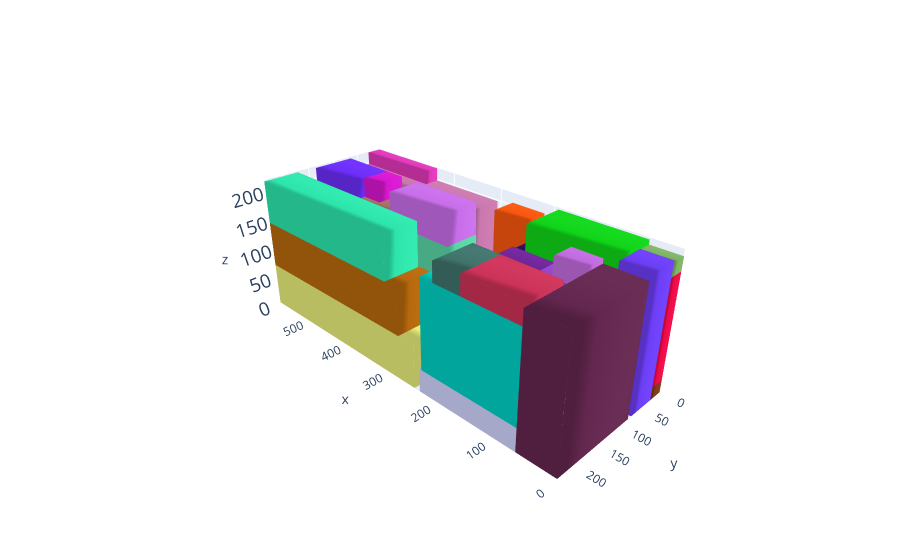

Here is the notebook cell this chart was saved with:
### Markdown cell above
# Plot the solution

### Code cell
box_dims = []
for aabb in cont.aabbs:
  box_dims.append([aabb.xmin,aabb.ymin,aabb.zmin,aabb.xmax,aabb.ymax,aabb.zmax])

bxplot.plot_container([L,W,H], box_dims)

### Figure 1 — Plotly figure (JSON) as saved in the notebook; plotly's stock layout.template omitted (floating-point values rounded to 4 significant figures)
{"data": [{"color": "rgb(127.55055434771589,57.02078148934138,23.772431469480683)", "i": [7, 0, 0, 0, 4, 4, 2, 6, 4, 0, 3, 7], "j": [3, 4, 1, 2, 5, 6, 5, 5, 0, 1, 2, 2], "k": [0, 7, 2, 3, 6, 7, 1, 2, 5, 5, 7, 6], "opacity": 1, "type": "mesh3d", "x": [0, 0, 49, 49, 0, 0, 49, 49], "y": [0, 25, 25, 0, 0, 25, 25, 0], "z": [0, 0, 0, 0, 21, 21, 21, 21]}, {"color": "rgb(99.74562755592618,92.9199121576195,59.388681252572894)", "i": [7, 0, 0, 0, 4, 4, 2, 6, 4, 0, 3, 7], "j": [3, 4, 1, 2, 5, 6, 5, 5, 0, 1, 2, 2], "k": [0, 7, 2, 3, 6, 7, 1, 2, 5, 5, 7, 6], "opacity": 1, "type": "mesh3d", "x": [283, 283, 587, 587, 283, 283, 587, 587], "y": [0, 64, 64, 0, 0, 64, 64, 0], "z": [0, 0, 0, 0, 103, 103, 103, 103]}, {"color": "rgb(99.4374915237898,38.89878934374838,78.73958229970803)", "i": [7, 0, 0, 0, 4, 4, 2, 6, 4, 0, 3, 7], "j": [3, 4, 1, 2, 5, 6, 5, 5, 0, 1, 2, 2], "k": [0, 7, 2, 3, 6, 7, 1, 2, 5, 5, 7, 6], "opacity": 1, "type": "mesh3d", "x": [0, 0, 64, 64, 0, 0, 64, 64], "y": [81, 233, 233, 81, 81, 233, 233, 81], "z": [0, 0, 0, 0, 206, 206, 206, 206]}, {"color": "rgb(231.3134527116997,236.6936507820692,120.86944141311983)", "i": [7, 0, 0, 0, 4, 4, 2, 6, 4, 0, 3, 7], "j": [3, 4, 1, 2, 5, 6, 5, 5, 0, 1, 2, 2], "k": [0, 7, 2, 3, 6, 7, 1, 2, 5, 5, 7, 6], "opacity": 1, "type": "mesh3d", "x": [247, 247, 587, 587, 247, 247, 587, 587], "y": [149, 233, 233, 149, 149, 233, 233, 149], "z": [0, 0, 0, 0, 72, 72, 72, 72]}, {"color": "rgb(236.87133309365885,9.78490809966655,69.6109593118189)", "i": [7, 0, 0, 0, 4, 4, 2, 6, 4, 0, 3, 7], "j": [3, 4, 1, 2, 5, 6, 5, 5, 0, 1, 2, 2], "k": [0, 7, 2, 3, 6, 7, 1, 2, 5, 5, 7, 6], "opacity": 1, "type": "mesh3d", "x": [0, 0, 49, 49, 0, 0, 49, 49], "y": [0, 25, 25, 0, 0, 25, 25, 0], "z": [21, 21, 21, 21, 189, 189, 189, 189]}, {"color": "rgb(107.71671786666063,61.557496775365095,244.93509049861458)", "i": [7, 0, 0, 0, 4, 4, 2, 6, 4, 0, 3, 7], "j": [3, 4, 1, 2, 5, 6, 5, 5, 0, 1, 2, 2], "k": [0, 7, 2, 3, 6, 7, 1, 2, 5, 5, 7, 6], "opacity": 1, "type": "mesh3d", "x": [0, 0, 47, 47, 0, 0, 47, 47], "y": [25, 73, 73, 25, 25, 73, 73, 25], "z": [0, 0, 0, 0, 213, 213, 213, 213]}, {"color": "rgb(48.491952872080184,16.71027917006916,92.9501425875621)", "i": [7, 0, 0, 0, 4, 4, 2, 6, 4, 0, 3, 7], "j": [3, 4, 1, 2, 5, 6, 5, 5, 0, 1, 2, 2], "k": [0, 7, 2, 3, 6, 7, 1, 2, 5, 5, 7, 6], "opacity": 1, "type": "mesh3d", "x": [49, 49, 217, 217, 49, 49, 217, 217], "y": [0, 72, 72, 0, 0, 72, 72, 0], "z": [0, 0, 0, 0, 170, 170, 170, 170]}, {"color": "rgb(229.2000923091809,218.5573794446688,135.89000692906666)", "i": [7, 0, 0, 0, 4, 4, 2, 6, 4, 0, 3, 7], "j": [3, 4, 1, 2, 5, 6, 5, 5, 0, 1, 2, 2], "k": [0, 7, 2, 3, 6, 7, 1, 2, 5, 5, 7, 6], "opacity": 1, "type": "mesh3d", "x": [247, 247, 587, 587, 247, 247, 587, 587], "y": [64, 148, 148, 64, 64, 148, 148, 64], "z": [0, 0, 0, 0, 72, 72, 72, 72]}, {"color": "rgb(206.12820339926697,210.2244745418481,249.53501468858738)", "i": [7, 0, 0, 0, 4, 4, 2, 6, 4, 0, 3, 7], "j": [3, 4, 1, 2, 5, 6, 5, 5, 0, 1, 2, 2], "k": [0, 7, 2, 3, 6, 7, 1, 2, 5, 5, 7, 6], "opacity": 1, "type": "mesh3d", "x": [64, 64, 236, 236, 64, 64, 236, 236], "y": [81, 233, 233, 81, 81, 233, 233, 81], "z": [0, 0, 0, 0, 38, 38, 38, 38]}, {"color": "rgb(182.30105421311205,105.23605903122159,12.174027783628947)", "i": [7, 0, 0, 0, 4, 4, 2, 6, 4, 0, 3, 7], "j": [3, 4, 1, 2, 5, 6, 5, 5, 0, 1, 2, 2], "k": [0, 7, 2, 3, 6, 7, 1, 2, 5, 5, 7, 6], "opacity": 1, "type": "mesh3d", "x": [278, 278, 587, 587, 278, 278, 587, 587], "y": [169, 233, 233, 169, 169, 233, 233, 169], "z": [72, 72, 72, 72, 148, 148, 148, 148]}, {"color": "rgb(0.7662979211385113,206.76998868371825,194.1264730868583)", "i": [7, 0, 0, 0, 4, 4, 2, 6, 4, 0, 3, 7], "j": [3, 4, 1, 2, 5, 6, 5, 5, 0, 1, 2, 2], "k": [0, 7, 2, 3, 6, 7, 1, 2, 5, 5, 7, 6], "opacity": 1, "type": "mesh3d", "x": [64, 64, 232, 232, 64, 64, 232, 232], "y": [148, 233, 233, 148, 148, 233, 233, 148], "z": [38, 38, 38, 38, 182, 182, 182, 182]}, {"color": "rgb(201.52668192696214,119.09028962748519,173.50220124858333)", "i": [7, 0, 0, 0, 4, 4, 2, 6, 4, 0, 3, 7], "j": [3, 4, 1, 2, 5, 6, 5, 5, 0, 1, 2, 2], "k": [0, 7, 2, 3, 6, 7, 1, 2, 5, 5, 7, 6], "opacity": 1, "type": "mesh3d", "x": [307, 307, 587, 587, 307, 307, 587, 587], "y": [0, 62, 62, 0, 0, 62, 62, 0], "z": [103, 103, 103, 103, 198, 198, 198, 198]}, {"color": "rgb(15.855812446464908,77.10475214963415,59.368187684657904)", "i": [7, 0, 0, 0, 4, 4, 2, 6, 4, 0, 3, 7], "j": [3, 4, 1, 2, 5, 6, 5, 5, 0, 1, 2, 2], "k": [0, 7, 2, 3, 6, 7, 1, 2, 5, 5, 7, 6], "opacity": 1, "type": "mesh3d", "x": [415, 415, 587, 587, 415, 415, 587, 587], "y": [64, 140, 140, 64, 64, 140, 140, 64], "z": [72, 72, 72, 72, 148, 148, 148, 148]}, {"color": "rgb(44.96215945150124,228.85783952923853,170.77548983798278)", "i": [7, 0, 0, 0, 4, 4, 2, 6, 4, 0, 3, 7], "j": [3, 4, 1, 2, 5, 6, 5, 5, 0, 1, 2, 2], "k": [0, 7, 2, 3, 6, 7, 1, 2, 5, 5, 7, 6], "opacity": 1, "type": "mesh3d", "x": [302, 302, 587, 587, 302, 302, 587, 587], "y": [171, 233, 233, 171, 171, 233, 233, 171], "z": [148, 148, 148, 148, 218, 218, 218, 218]}, {"color": "rgb(146.37254572956064,69.47453432181966,200.79001038023586)", "i": [7, 0, 0, 0, 4, 4, 2, 6, 4, 0, 3, 7], "j": [3, 4, 1, 2, 5, 6, 5, 5, 0, 1, 2, 2], "k": [0, 7, 2, 3, 6, 7, 1, 2, 5, 5, 7, 6], "opacity": 1, "type": "mesh3d", "x": [64, 64, 135, 135, 64, 64, 135, 135], "y": [81, 128, 128, 81, 81, 128, 128, 81], "z": [38, 38, 38, 38, 182, 182, 182, 182]}, {"color": "rgb(125.02048667549069,179.3075589358797,99.12286046496877)", "i": [7, 0, 0, 0, 4, 4, 2, 6, 4, 0, 3, 7], "j": [3, 4, 1, 2, 5, 6, 5, 5, 0, 1, 2, 2], "k": [0, 7, 2, 3, 6, 7, 1, 2, 5, 5, 7, 6], "opacity": 1, "type": "mesh3d", "x": [0, 0, 49, 49, 0, 0, 49, 49], "y": [0, 25, 25, 0, 0, 25, 25, 0], "z": [189, 189, 189, 189, 210, 210, 210, 210]}, {"color": "rgb(225.07310544878467,56.74523995160396,186.46441341969597)", "i": [7, 0, 0, 0, 4, 4, 2, 6, 4, 0, 3, 7], "j": [3, 4, 1, 2, 5, 6, 5, 5, 0, 1, 2, 2], "k": [0, 7, 2, 3, 6, 7, 1, 2, 5, 5, 7, 6], "opacity": 1, "type": "mesh3d", "x": [440, 440, 587, 587, 440, 440, 587, 587], "y": [0, 25, 25, 0, 0, 25, 25, 0], "z": [198, 198, 198, 198, 219, 219, 219, 219]}, {"color": "rgb(165.12455243602807,113.97831377323102,103.15283882223214)", "i": [7, 0, 0, 0, 4, 4, 2, 6, 4, 0, 3, 7], "j": [3, 4, 1, 2, 5, 6, 5, 5, 0, 1, 2, 2], "k": [0, 7, 2, 3, 6, 7, 1, 2, 5, 5, 7, 6], "opacity": 1, "type": "mesh3d", "x": [415, 415, 587, 587, 415, 415, 587, 587], "y": [64, 140, 140, 64, 64, 140, 140, 64], "z": [148, 148, 148, 148, 186, 186, 186, 186]}, {"color": "rgb(246.60903276718082,86.10624453888492,15.228281725456768)", "i": [7, 0, 0, 0, 4, 4, 2, 6, 4, 0, 3, 7], "j": [3, 4, 1, 2, 5, 6, 5, 5, 0, 1, 2, 2], "k": [0, 7, 2, 3, 6, 7, 1, 2, 5, 5, 7, 6], "opacity": 1, "type": "mesh3d", "x": [217, 217, 277, 277, 217, 217, 277, 277], "y": [0, 41, 41, 0, 0, 41, 41, 0], "z": [0, 0, 0, 0, 204, 204, 204, 204]}, {"color": "rgb(16.263114401841896,212.4662808291037,25.107013785468556)", "i": [7, 0, 0, 0, 4, 4, 2, 6, 4, 0, 3, 7], "j": [3, 4, 1, 2, 5, 6, 5, 5, 0, 1, 2, 2], "k": [0, 7, 2, 3, 6, 7, 1, 2, 5, 5, 7, 6], "opacity": 1, "type": "mesh3d", "x": [49, 49, 193, 193, 49, 49, 193, 193], "y": [0, 71, 71, 0, 0, 71, 71, 0], "z": [170, 170, 170, 170, 217, 217, 217, 217]}, {"color": "rgb(203.85605775888726,50.306696210072,87.58606389003279)", "i": [7, 0, 0, 0, 4, 4, 2, 6, 4, 0, 3, 7], "j": [3, 4, 1, 2, 5, 6, 5, 5, 0, 1, 2, 2], "k": [0, 7, 2, 3, 6, 7, 1, 2, 5, 5, 7, 6], "opacity": 1, "type": "mesh3d", "x": [64, 64, 160, 160, 64, 64, 160, 160], "y": [161, 233, 233, 161, 161, 233, 233, 161], "z": [182, 182, 182, 182, 213, 213, 213, 213]}, {"color": "rgb(108.51868115960855,45.824739984786,248.01031744856985)", "i": [7, 0, 0, 0, 4, 4, 2, 6, 4, 0, 3, 7], "j": [3, 4, 1, 2, 5, 6, 5, 5, 0, 1, 2, 2], "k": [0, 7, 2, 3, 6, 7, 1, 2, 5, 5, 7, 6], "opacity": 1, "type": "mesh3d", "x": [491, 491, 587, 587, 491, 491, 587, 587], "y": [64, 136, 136, 64, 64, 136, 136, 64], "z": [186, 186, 186, 186, 217, 217, 217, 217]}, {"color": "rgb(111.00432078447622,35.3823521654906,152.18788204980615)", "i": [7, 0, 0, 0, 4, 4, 2, 6, 4, 0, 3, 7], "j": [3, 4, 1, 2, 5, 6, 5, 5, 0, 1, 2, 2], "k": [0, 7, 2, 3, 6, 7, 1, 2, 5, 5, 7, 6], "opacity": 1, "type": "mesh3d", "x": [135, 135, 206, 206, 135, 135, 206, 206], "y": [81, 128, 128, 81, 81, 128, 128, 81], "z": [38, 38, 38, 38, 182, 182, 182, 182]}, {"color": "rgb(89.12729066547665,212.11294637151488,165.07098020365538)", "i": [7, 0, 0, 0, 4, 4, 2, 6, 4, 0, 3, 7], "j": [3, 4, 1, 2, 5, 6, 5, 5, 0, 1, 2, 2], "k": [0, 7, 2, 3, 6, 7, 1, 2, 5, 5, 7, 6], "opacity": 1, "type": "mesh3d", "x": [291, 291, 415, 415, 291, 291, 415, 415], "y": [64, 134, 134, 64, 64, 134, 134, 64], "z": [72, 72, 72, 72, 167, 167, 167, 167]}, {"color": "rgb(191.96793744190327,107.39118390210072,220.78162839342409)", "i": [7, 0, 0, 0, 4, 4, 2, 6, 4, 0, 3, 7], "j": [3, 4, 1, 2, 5, 6, 5, 5, 0, 1, 2, 2], "k": [0, 7, 2, 3, 6, 7, 1, 2, 5, 5, 7, 6], "opacity": 1, "type": "mesh3d", "x": [64, 64, 112, 112, 64, 64, 112, 112], "y": [81, 117, 117, 81, 81, 117, 117, 81], "z": [182, 182, 182, 182, 213, 213, 213, 213]}, {"color": "rgb(63.6911676136255,114.81425073820559,107.40209879721209)", "i": [7, 0, 0, 0, 4, 4, 2, 6, 4, 0, 3, 7], "j": [3, 4, 1, 2, 5, 6, 5, 5, 0, 1, 2, 2], "k": [0, 7, 2, 3, 6, 7, 1, 2, 5, 5, 7, 6], "opacity": 1, "type": "mesh3d", "x": [160, 160, 208, 208, 160, 160, 208, 208], "y": [161, 233, 233, 161, 161, 233, 233, 161], "z": [182, 182, 182, 182, 213, 213, 213, 213]}, {"color": "rgb(214.85261154602327,23.499349026133853,206.61510955275193)", "i": [7, 0, 0, 0, 4, 4, 2, 6, 4, 0, 3, 7], "j": [3, 4, 1, 2, 5, 6, 5, 5, 0, 1, 2, 2], "k": [0, 7, 2, 3, 6, 7, 1, 2, 5, 5, 7, 6], "opacity": 1, "type": "mesh3d", "x": [455, 455, 491, 491, 455, 455, 491, 491], "y": [64, 112, 112, 64, 64, 112, 112, 64], "z": [186, 186, 186, 186, 217, 217, 217, 217]}, {"color": "rgb(198.28887005801306,109.4096697083507,231.8233969328863)", "i": [7, 0, 0, 0, 4, 4, 2, 6, 4, 0, 3, 7], "j": [3, 4, 1, 2, 5, 6, 5, 5, 0, 1, 2, 2], "k": [0, 7, 2, 3, 6, 7, 1, 2, 5, 5, 7, 6], "opacity": 1, "type": "mesh3d", "x": [292, 292, 415, 415, 292, 292, 415, 415], "y": [64, 124, 124, 64, 64, 124, 124, 64], "z": [167, 167, 167, 167, 218, 218, 218, 218]}], "layout": {"autosize": false, "margin": {"b": 0, "l": 0, "r": 0, "t": 0}, "paper_bgcolor": "rgba(0,0,0,0)", "scene": {"camera": {"center": {"x": 0, "y": 0, "z": 0}, "eye": {"x": -2, "y": 2, "z": 1.5}, "up": {"x": 0, "y": 0, "z": 1}}, "xaxis": {"nticks": 10, "range": [0, 587], "showspikes": false}, "yaxis": {"nticks": 5, "range": [0, 233], "showspikes": false}, "zaxis": {"nticks": 5, "range": [0, 220], "tickfont": {"size": 15}}}}}
